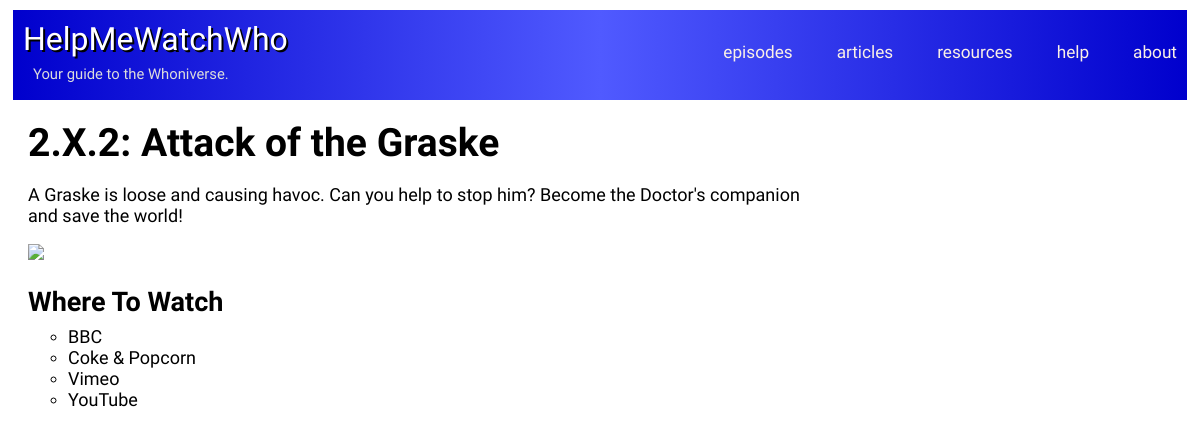
The page /episodes.php?episodeID=294&seasonID=30 on the database its author committed.
### tables this page shows
CREATE TABLE IF NOT EXISTS `Episodes` (
  `EpisodeID` int(11) NOT NULL,
  `Type` int(11) NOT NULL,
  `Title` varchar(100) NOT NULL,
  `Season` varchar(50) NOT NULL,
  `Story` varchar(50) NOT NULL,
  `Description` text NOT NULL
);

CREATE TABLE IF NOT EXISTS `WhereToWatch` (
  `Source` varchar(50) NOT NULL,
  `Link` varchar(500) NOT NULL,
  `LinkID` int(11) NOT NULL
);

### helper.php (called while the page is built, shortened)
<?php
function db_connect() {
    static $connection;
    if(!isset($connection)) {
        $config = parse_ini_file('/var/www/config.ini');
        $connection = mysqli_connect('localhost', $config['username'], $config['password'], $config['dbname']);
    }
    return $connection;
}
function db_query($query) {
    $connection = db_connect();
    $result = mysqli_query($connection,$query);
    return $result;
}
function db_select($query) {
    $rows = array();
    $result = db_query($query);
    while ($row = mysqli_fetch_assoc($result)) {
        $rows[] = $row;
    }
    return $rows;
}
function db_quote($value) {
    $connection = db_connect();
    return "'" . mysqli_real_escape_string($connection,$value) . "'";
}
?>

### episodes.php (the view, shortened to what this page needs)
<?php
	require("helper.php");
	$episodeID = db_quote($_GET['episodeID']);
	$ep2id = $episodeID + 1;
	$rows = db_select("SELECT * FROM `Episodes` WHERE `EpisodeID` = $episodeID");
	$rows2 = db_select("SELECT * FROM `Episodes` WHERE `EpisodeID` = $ep2id");
	$season2 = $rows2[0][Season];
	$title = $rows[0][Title];
	$desc = $rows[0][Description];
	$season = $rows[0][Season];
	$type = $rows[0][Type];
?>
<!DOCTYPE html>
<html>
<head>
	<link type="text/css" rel="stylesheet" href="episodes style.css">
	<link type="text/css" rel="stylesheet" href="link-colors.css">
</head>
<?php include("header.php"); ?>
<body onLoad="sortEpisodes();">
<div id="everything">
<div id="left">
	<h1><?php echo $season; ?><?php if ($type == 1) { echo "/" . $season2; } ?>: <?php echo $title; ?></h1>
	<p><?php echo $desc; ?></p>
	<?php
		$epIDnoQuotes = str_replace("'", "", $episodeID);
	?>
	<img <?php echo "src='Screencaps/" . $epIDnoQuotes . ".jpg'"; ?>/>
	<br>
	<?php
		if ($type == 3) {
			$a = db_select("SELECT * FROM `CW Episodes` WHERE `LinkID` = $episodeID");
			foreach ($a as $x) {
				$t = $x[Title];
				if (strpos($t, 'Part ') !== false) {
					echo "<h2>Where To Watch " . $t . "</h2>";
				} else {
					echo "<h2>Where To Watch <i>" . $t . "</i></h2>";
				}
				$epID = $x[EpisodeID];
				$m = $x[Missing];
				if ($m) {
					echo "<span id='missing'>(missing)</span>";
				}
				echo "<br>";
				$wtw = db_select("SELECT * FROM `CW WhereToWatch` WHERE `LinkID` = $epID");
				if ($wtw === false) {
					$error = db_error();
				}
				if (empty($wtw)) {
					echo "<p>We haven't found this episode online yet.</p>";
				} else {
					echo "<ul>";
					foreach($wtw as $x) {
						echo "<li><a href='" . $x[Link] . "'>" . $x[Source] . "</a></li>";
					}
					echo "</ul>";
				}
			}
		} else {
			echo "<h2>Where To Watch";
			echo "</h2>";
			$wtw = db_select("SELECT * FROM `WhereToWatch` WHERE `LinkID` = $episodeID");
			if (empty($wtw)) {
				echo "<p>We haven't found this episode online yet.</p>";
			} else {
				echo "<ul>";
				foreach($wtw as $x) {
					echo "<li><a href='" . $x[Link] . "'>" . $x[Source] . "</a></li>";
				}
				echo "</ul>";
			}
		}
	?>
	</div>
<div id ="right">
</div>
</div>
</body>
</html>

### episodes style.css (style rules this page uses)
#everything { font-family: 'Maven Pro', sans-serif; margin-left: 20px; }
li a { text-decoration: none; color: black; font-size: 19px; }
li { list-style-type: circle; }
li a { font-size: calc(6px + 1vw); }
ul { margin-top: 4px; }
h1 { font-size: calc(3px + 3vw); display: inline; margin-bottom: 0px; }
h2 { font-size: calc(3px + 2vw); margin-bottom: 4px; display: inline-block; }
p { font-size: calc(6px + 1vw); }
img { width: 40vw; height: auto; }
#left { margin-right: 33%; }
#right { margin-left: 10px; float: right; width: 33%; display: inline-block; position: fixed; top: 100px; right: 0px; text-align: right; height: 100%; overflow: auto; margin-right: 20px; }

### header style.css (style rules this page uses)
body { font-family: 'Maven Pro', sans-serif; }

### rows shown on the page
episodes: Season "2.X.2", Title "Attack of the Graske", Description "A Graske is loose and causing havoc. Can you help to stop him? Become the Doctor's companion and save the world!"
wheretowatch: Source "BBC"
wheretowatch: Source "Coke & Popcorn"
wheretowatch: Source "Vimeo"
wheretowatch: Source "YouTube"
